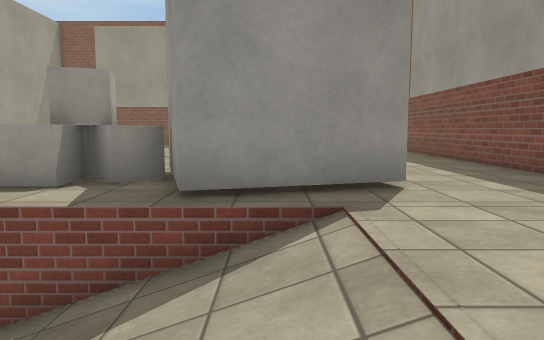
View 1 (above)

18 first-person views from a walk through a 3-D level made in the Unity game engine. The camera is 1.3 m above the floor, tilts 6° down and sees 70° across. The floor is counted in squares, 1 m on a side. Each view is taken from the middle of a square. On the plan, view 1 faces up. The plan holds only what a view shows up to about 16 squares ahead; the rest is blank. The place goes on beyond the plan. The player is left out. Surface patterns are stand-ins for the level's own textures.

View 2
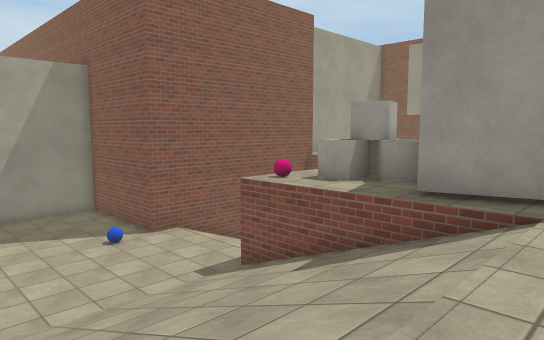

View 3
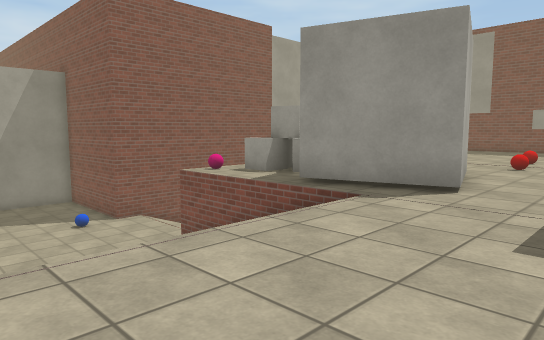

View 4
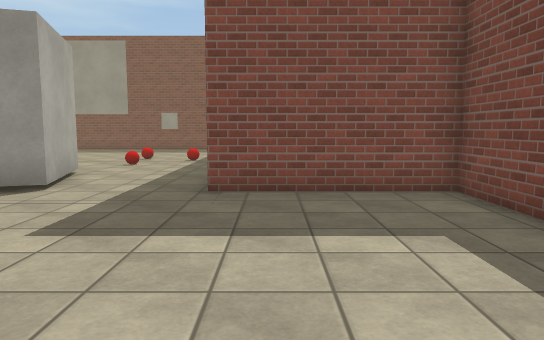

View 5
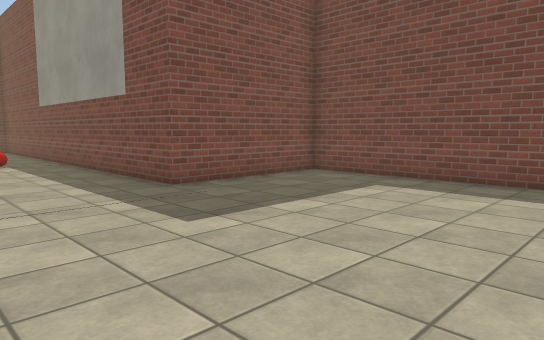

View 6
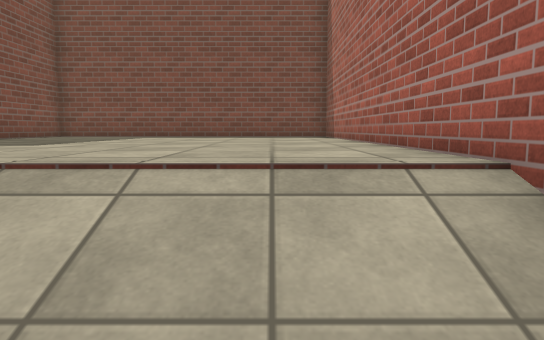

View 7
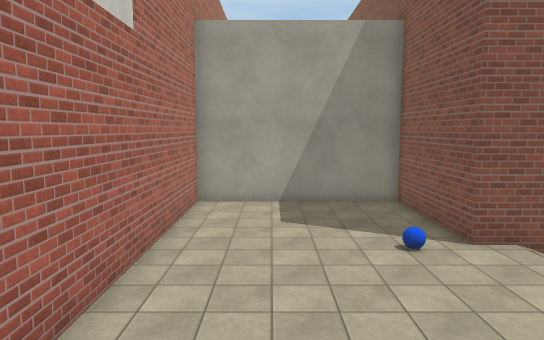

View 8
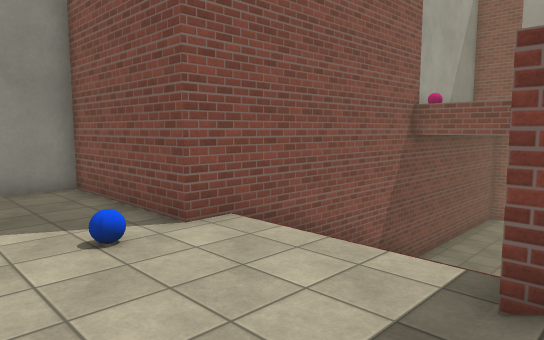

View 9
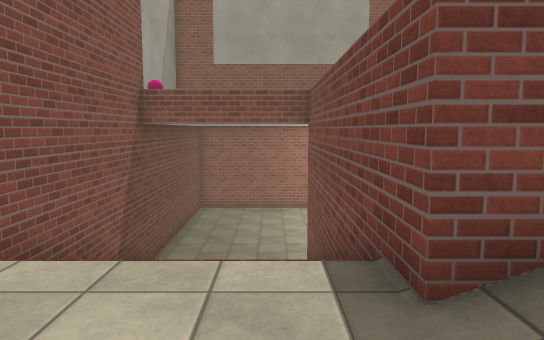

View 10
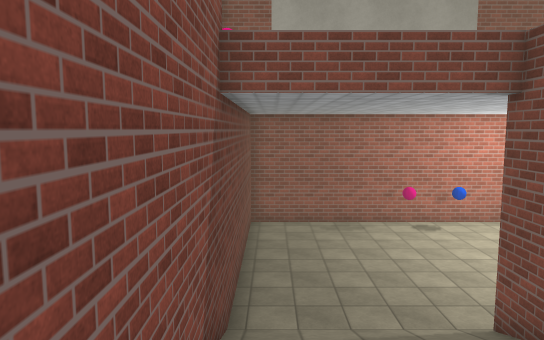

View 11
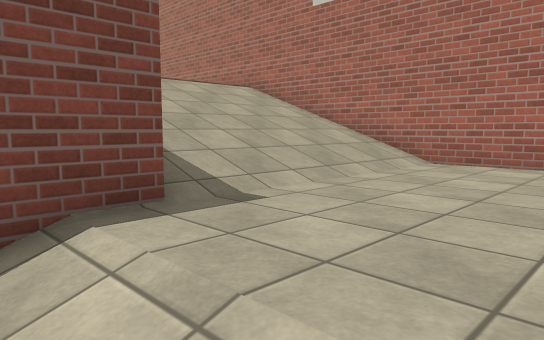

View 12
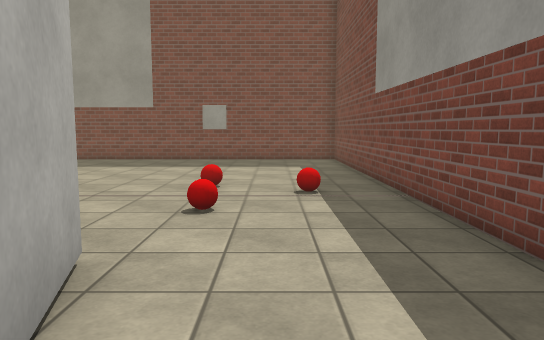

View 13
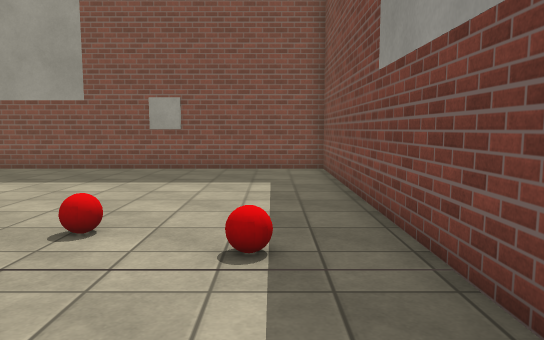

View 14
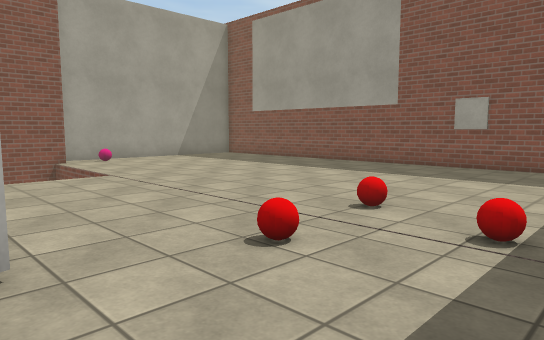

View 15
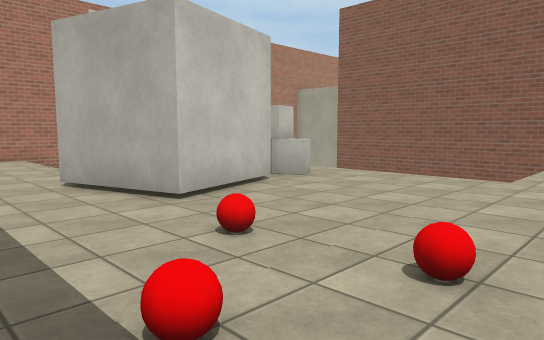

View 16
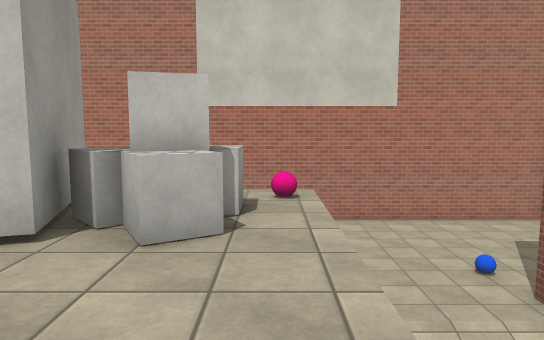

View 17
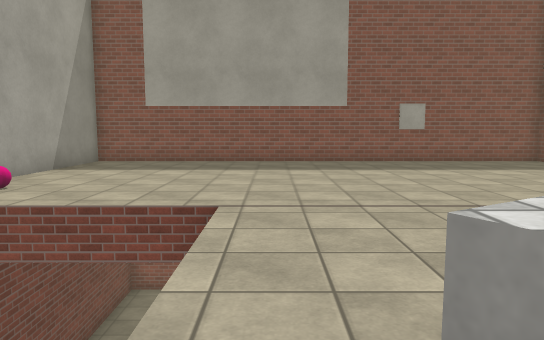

View 18
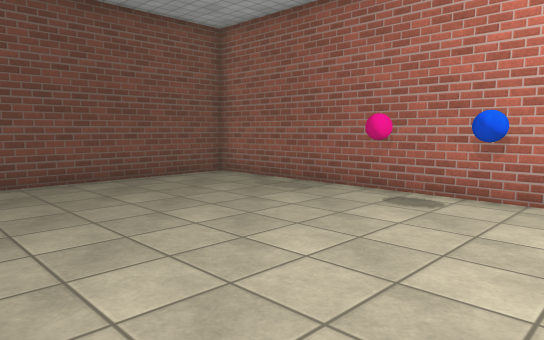

### Floor plan
Key: @ floor where view 1 was taken; # wall or solid block; . main floor; - floor 2.25 m lower than the main floor; _ floor 5.25 m lower than the main floor; / step, stairs or slope; v drop or lower ground; C cube; B ball.
Columns run from 16 left of view 1 to 11 right of it. Each row starts with its distance up from view 1.
 23      ##################
 22      #__________......#
 21      #_________ /.....#
 20      #_________ /.....#
 19      #_________ /.....#
 18      #__________/.....#
 17      #_________ /.....#
 16      #________  /.....#
 15      #_______  _/.B...#
 14      #____///////...B.#
 13      #////v...........#
 12      #    v.......B...#
 11      #    v...........#
 10      #    v...........#
  9      #    v.C.####....#
  8      #/   v.CC#  ##...#
  7      #////v.CC## ##...#
  6      #////vBC..####...######
  5 ######----v..../...........#
  4 #----------//////..........#
  3 #----B-----//////..........#
  2 #----------//////..........#
  1 #----------//////..........#
  0 #----------/////@..........#
 -1 #----------//////..........#
 -2 #----------//////..........#
 -3 ############################

Positions as (right, up) in squares from view 1, and headings:
1: (0, 0), facing up
2: (2, -2), facing up-left
3: (5, -2), facing up-left
4: (7, -2), facing up
5: (1, -2), facing up-right
6: (-2, -1), facing right
7: (-2, 0), facing left
8: (-5, 1), facing up-left
9: (-7, 2), facing up
10: (-10, 7), facing up
11: (-10, 7), facing down-right
12: (3, 6), facing up
13: (4, 10), facing up
14: (5, 9), facing up-left
15: (5, 16), facing down-left
16: (-5, 13), facing down
17: (-5, 7), facing up
18: (-1, 15), facing up-left
